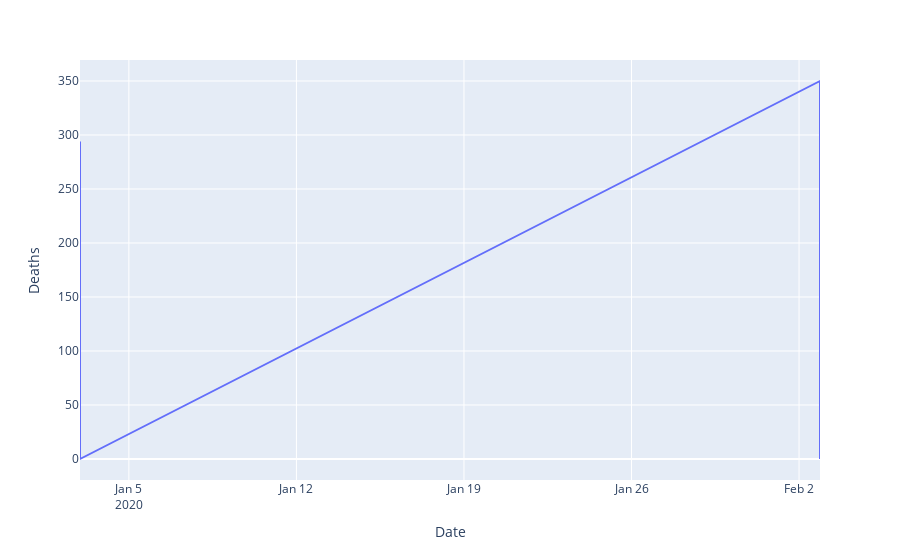

Here is the notebook cell this chart was saved with:
### Code cell
fig = px.line(coronaVirus_df, x='Date', y='Deaths')
fig.show()

### Figure 1 — Plotly figure (JSON) as saved in the notebook; plotly's stock layout.template omitted (floating-point values rounded to 4 significant figures; data arrays with more than 128 entries replaced by an {"elided": "..."} marker saying what was removed)
{"data": [{"hoverlabel": {"namelength": 0}, "hovertemplate": "Date=%{x}<br>Deaths=%{y}", "legendgroup": "", "line": {"color": "#636efa", "dash": "solid"}, "mode": "lines", "name": "", "showlegend": false, "type": "scatter", "x": {"elided": "631 str values"}, "xaxis": "x", "y": {"elided": "631 int values"}, "yaxis": "y"}], "layout": {"legend": {"tracegroupgap": 0}, "margin": {"t": 60}, "xaxis": {"anchor": "y", "domain": [0, 1], "title": {"text": "Date"}}, "yaxis": {"anchor": "x", "domain": [0, 1], "title": {"text": "Deaths"}}}}
